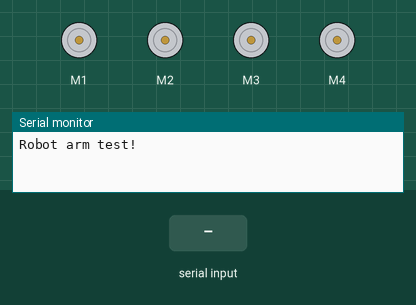
Simulated run of this sketch. Board: Arduino Uno, built with avr-gcc and run on an emulated ATmega328P. On the bench: 4 × DC motor (green arrow = forward, orange = backward, longer = faster), the last lines printed to the serial monitor. The inputs (shaded band) are chosen by the test bench.

Above: at 1.2 s.
1.3 s: "1" received over Serial
At 1.5 s:
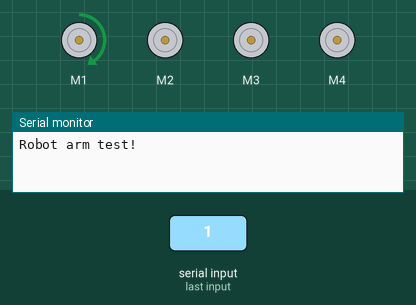
3.2 s: byte 55 (55) received over Serial
At 3.4 s:
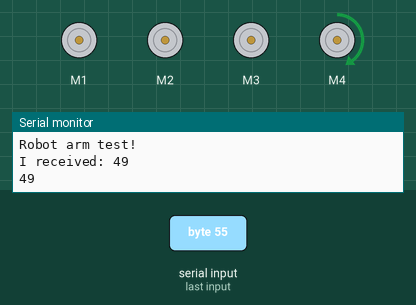
5.1 s: byte 56 (56) received over Serial
At 5.3 s:
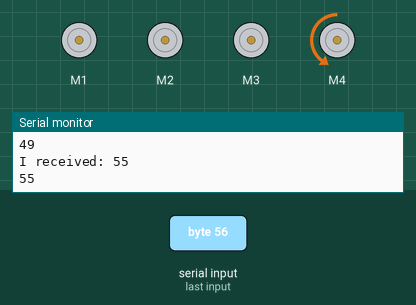
7.0 s: "2" received over Serial
At 7.2 s:
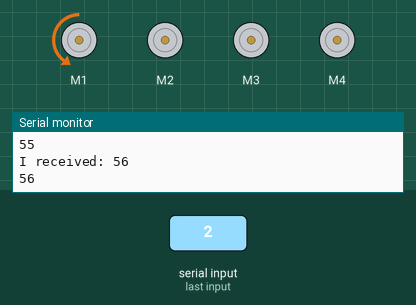
8.9 s: "3" received over Serial
At 9.1 s:
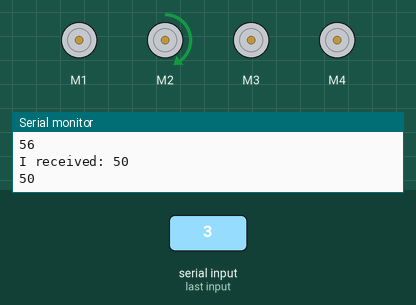
10.8 s: "4" received over Serial
At 11.0 s:
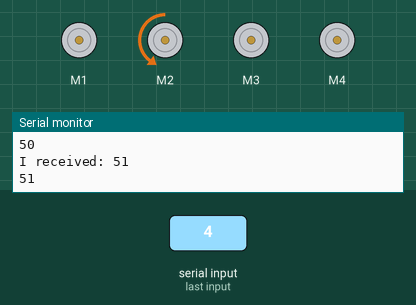
Timing chart, 0 to 13.7 s (numbered marks = the images above; inputs shaded):
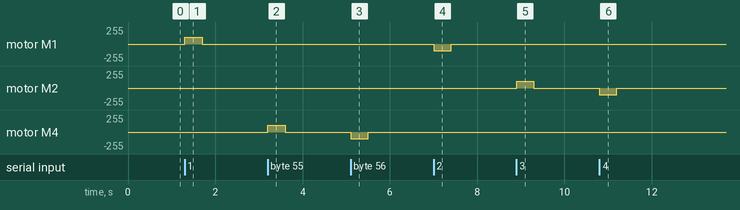

Measured:
- after the input at 1.3 s, motor M1: stopped → forward 100/255 at once, → stopped 0.40 s later
- after the input at 3.2 s, motor M4: stopped → forward 100/255 at once, → stopped 0.40 s later
- after the input at 5.1 s, motor M4: stopped → backward 100/255 at once, → stopped 0.40 s later
- after the input at 7.0 s, motor M1: stopped → backward 100/255 at once, → stopped 0.40 s later
- after the input at 8.9 s, motor M2: stopped → forward 100/255 at once, → stopped 0.40 s later
- after the input at 10.8 s, motor M2: stopped → backward 100/255 at once, → stopped 0.40 s later

The sketch:

robotArmQnd.ino
```cpp
#include <AFMotor.h>

AF_DCMotor motor1(1);  // Instantiate all the motors
AF_DCMotor motor2(2);
AF_DCMotor motor3(3);
AF_DCMotor motor4(4);
int command;

void setup() {
  Serial.begin(9600);           // set up Serial library at 9600 bps
  Serial.println("Robot arm test!");
  motor1.setSpeed(100);     // set the speed to 255/255
  motor2.setSpeed(100);     // do the same for the others...
  motor3.setSpeed(100);
  motor4.setSpeed(100);
}

void loop()
{
    int commamnd = 0;
    if (Serial.available() > 0)
         {
        // read the incoming byte:
        command = Serial.read();

                if(command > 48 && command < 57)
                {

                  /*
  *  4 motors
  *  1 through 8 used
  */
  if(command == 49)
  {

    motor1.setSpeed(100);     // set the speed to 255
    motor1.run(FORWARD);
    delay (400);
    motor1.setSpeed(0);       // turn off motor
  }
  else if(command == 50)
  {
    motor1.setSpeed(100);     // set the speed to 255
    motor1.run(BACKWARD);
    delay (400);
    motor1.setSpeed(0);       // turn off motor
  }
  else if(command == 51)
  {
    motor2.setSpeed(100);     // set the speed to 255
    motor2.run(FORWARD);
    delay (400);
    motor2.setSpeed(0);       // turn off motor
  }
  else if(command == 52)
  {
    motor2.setSpeed(100);     // set the speed to 255
    motor2.run(BACKWARD);
    delay (400);
    motor2.setSpeed(0);       // turn off motor
  }
  else if(command == 53)
  {
    motor3.setSpeed(100);     // set the speed to 255
    motor3.run(FORWARD);
    delay (400);
    motor3.setSpeed(0);       // turn off motor
  }
  else if(command == 54)
  {
    motor3.setSpeed(100);     // set the speed to 255
    motor3.run(BACKWARD);
    delay (400);
    motor3.setSpeed(0);       // turn off motor
  }
  else if(command == 55)
  {
    motor4.setSpeed(100);     // set the speed to 255
    motor4.run(FORWARD);
    delay (400);
    motor4.setSpeed(0);       // turn off motor
  }
  else if(command == 56)
  {
    motor4.setSpeed(100);     // set the speed to 255
    motor4.run(BACKWARD);
    delay (400);
    motor4.setSpeed(0);       // turn off motor
  }
  else if(command == 57)
  {
    motor1.setSpeed(0);
    motor2.setSpeed(0);
    motor3.setSpeed(0);
    motor4.setSpeed(0);
  }


                } //


        // say what you got:
        Serial.print("I received: ");
        Serial.println(command, DEC);
                Serial.println(command);
    }
}
```
